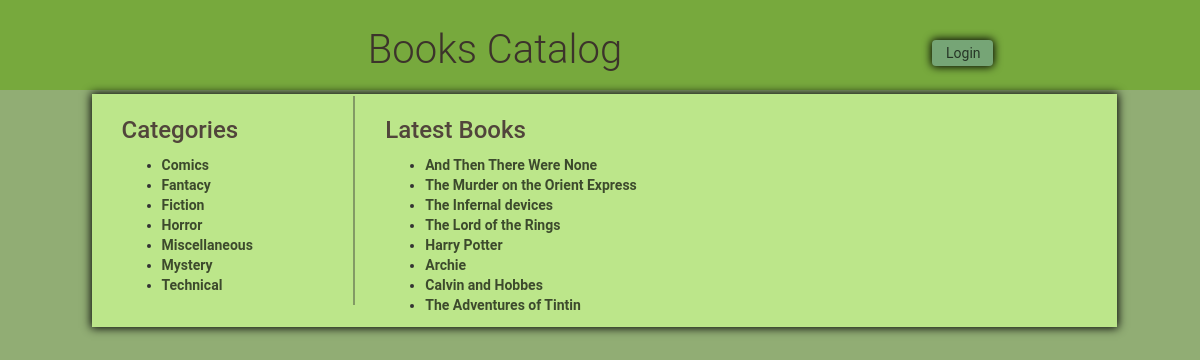
/catalog, run on the app's committed database.
### model.py (models this page shows, shortened)
class Category(Base):
    __tablename__ = 'category'
    id = Column(Integer, primary_key=True)
    name = Column(String(250), nullable=False, unique=True)
    items = relationship("Item", back_populates='category')

class Item(Base):
    __tablename__ = 'item'
    name = Column(String(250), nullable=False, index=True, unique=True)
    id = Column(Integer, primary_key=True)
    description = Column(String(1500))
    category_name = Column(Integer, ForeignKey('category.name'))
    category = relationship("Category", back_populates='items')
    created_user_id = Column(Integer, ForeignKey('user.id'))
    created_user = relationship(User)

### application.py (the view)
@app.route('/')
@app.route('/catalog', methods=['GET'])
def getCatalog():
    categories = session.query(Category).order_by("name")
    items = session.query(Item).order_by(Item.id.desc()).limit(ITEM_LIMIT)
    user_loggedin = 'username' in login_session
    if user_loggedin:
        user_name = login_session['username']
        picture = login_session['picture']
        return render_template('catalog.html', categories=categories,
                               items=items, user_loggedin=user_loggedin,
                               user_name=user_name, picture=picture)
    return render_template('catalog.html', categories=categories, items=items)

### templates/catalog.html (shortened to what this page needs)
{% extends "main.html" %}
{% block content %}
	<div class="col-md-10 content-body ">
		<div class="col-md-3 border-right">
			{% if categories !=[] %}
			<h2>Categories</h2>
			<ul>
			{% for c in categories %}
				<li><a href = {{url_for('getCategory', category_name = c.name) }}>{{c.name }}</a></li>
			{% endfor %}
			</ul>
		{% endif %}
		</div>
		<div class="col-md-7">
			<div class="col-md-10">
				{% if items !=[] %}
					<h2>Latest Books</h2>
					<ul>
					{% for i in items %}
							<li><a href = {{url_for('getItem', category_name = i.category_name, item_name= i.name) }}>{{i.name }}</a></li>
					{% endfor %}
					</ul>
				{% endif %}
			</div>
		</div>
	</div>
{% endblock %}

### templates/main.html (shortened to what this page needs)
<!DOCTYPE html>
<html lang="en">
	<head>
		<link rel="stylesheet" href="//netdna.bootstrapcdn.com/bootstrap/3.1.1/css/bootstrap.min.css">
		<link rel=stylesheet type=text/css href="{{ url_for('static', filename='styles.css') }}">
	</head>
	<body>
		<div class="row header-top">
			<div class="row ">
				<div class="col-md-6">
					<a href = {{url_for('getCatalog')}}><h1>Books Catalog</h1></a>
				</div>
				{% if user_loggedin %}
					<div class="col-md-3 login-area">
						<div class="col-md-3">
							<img src="{{picture}}" class="user_img">
						</div>
						<div class="col-md-9"><h3><i>Hello {{user_name}}!!</i></h3>
							<a href = {{url_for('gdisconnect')}}>
								<button class="btn hover logout">Logout</button>
							</a>
						</div>
					</div>
				{% else %}
					<div class="col-md-3 login-area">
						<a href = "{{url_for('showLogin')}}">
							<button class="btn hove login">Login</button>
						</a>
					</div>
				{% endif %}
			</div>
		</div>
		<div class="row" >
			<div class="col-md-1"></div>
			{% block content %}
			{% endblock %}
			<div class="col-md-1"></div>
		</div>
	</body>
</html>

### static/styles.css (style rules this page uses)
* { -webkit-box-sizing: border-box; -moz-box-sizing: border-box; -ms-box-sizing: border-box; box-sizing: border-box; }
* { font-family: "Helvetica Neue Bold", Roboto, Helvetica, Arial, sans-serif; font-weight: 700; }
h1 { font-family: "Helvetica Neue Light", Roboto, Helvetica, Arial, sans-serif; font-size: 40px; color: #3c332b; line-height: 60px; font-weight: 300; }
h2 { font-size: 24px; color: #51453B; line-height: 29px; }
a { font-size: 14px; color: #000000ad; line-height: 17px; }
body { font-family: "Helvetica Neue Light", Roboto, Helvetica, Arial, sans-serif; background-color: #91ad74 }
.header-top { background-color: #77a93d; text-align: center; }
.login-area { padding-right:10px; padding-left:2x; margin-bottom:2px; margin-top:20px; text-align: left; }
.content-body { background-color: #bce68a; box-shadow: 0 0 9px 1px black; margin:4px; padding-top: 2px; padding-bottom: 2px; }
.btn { padding-top: 1px; padding-bottom: 1px; text-align: center; margin: 2px; margin-bottom:4px; box-shadow: 0 0 9px 1px black; border-width: 2px; background-color:#76a576; display: block; }
.btn.login { margin-top:20px; padding-right:10px; padding-left:2x; }
.border-right { border-right: 2px solid #3333336b; }

### data on the page
Category: name "Comics"
Category: name "Fantacy"
Category: name "Fiction"
Category: name "Horror"
Category: name "Miscellaneous"
Category: name "Mystery"
Category: name "Technical"
Item: name "And Then There Were None"
Item: name "The Murder on the Orient Express"
Item: name "The Infernal devices"
Item: name "The Lord of the Rings"
Item: name "Harry Potter"
Item: name "Archie"
Item: name "Calvin and Hobbes"
Item: name "The Adventures of Tintin"
